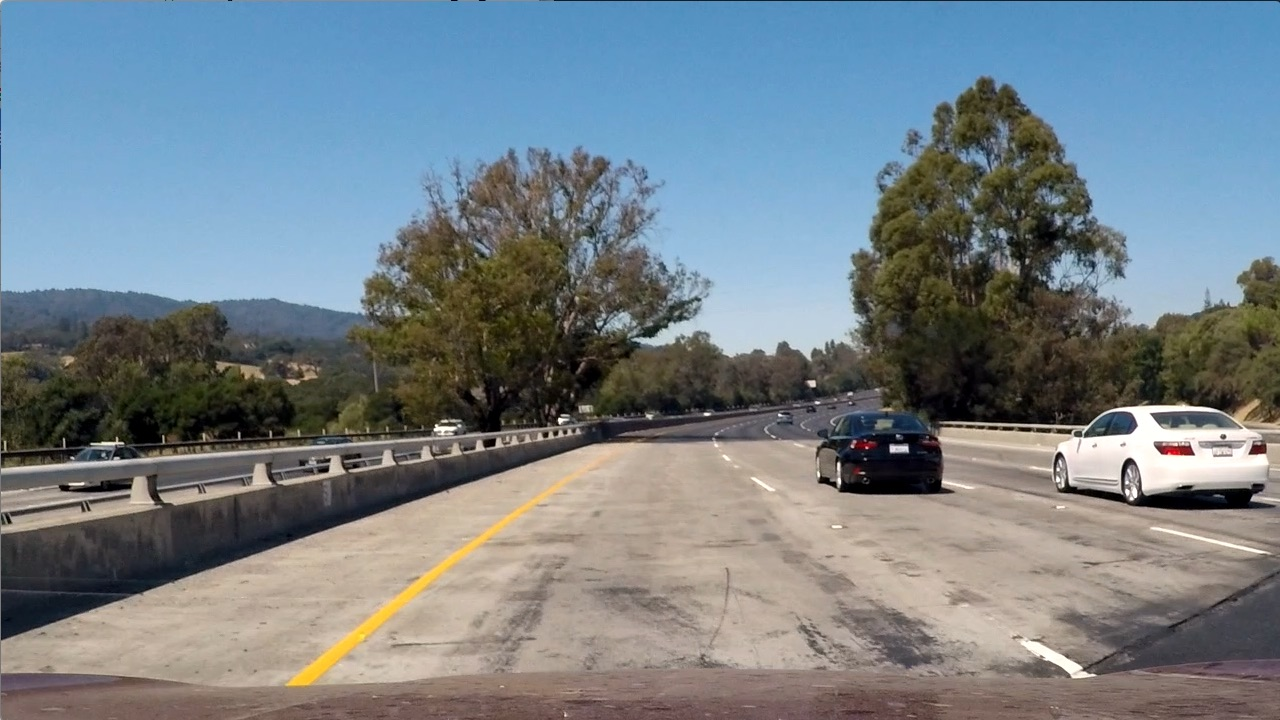
#> input picture test_images/test1.jpg, 1280 x 720 px
$ python -i Main.py   (imports and definitions only)   (older library calls are emulated)
#> lines starting #> are read from the running program, lines starting #| are printed output that depends on the picture
### Vehicle.py
from collections import deque
class Vehicle_Detect():
    def __init__(self):
        # history of rectangles previous n frames
        self.prev_boxes = deque(maxlen=12)

### Main.py
import Data as data
import cv2
import matplotlib.pyplot as plt
import numpy as np
import Features as ft
import time
import glob
from sklearn.svm import LinearSVC
from sklearn.preprocessing import StandardScaler
from sklearn.model_selection import train_test_split
import SlidingWindow as sw
import matplotlib.image as mpimg
import Histogram as hist
import pickle
import Processing as psg
from scipy.ndimage.measurements import label
from moviepy.editor import VideoFileClip
from IPython.display import HTML
from Vehicle import Vehicle_Detect
hog_channel = 'ALL'  # Can be 0, 1, 2, or "ALL"
spatial_feat = True  # Spatial features on or off
hist_feat = True  # Histogram features on or off
hog_feat = True  # HOG features on or off
filename = 'finalized_model.p'
# [73 lines not run here, left out]
def find_cars(img, ystart, ystop,xstart,xstop, scale):
#> called with ystart = 350, ystop = 650, xstart = 559, xstop = 1280, scale = 1.5
    boxes = []

    img = img.astype(np.float32) / 255
    img_tosearch = img[ystart:ystop, xstart:xstop, :]
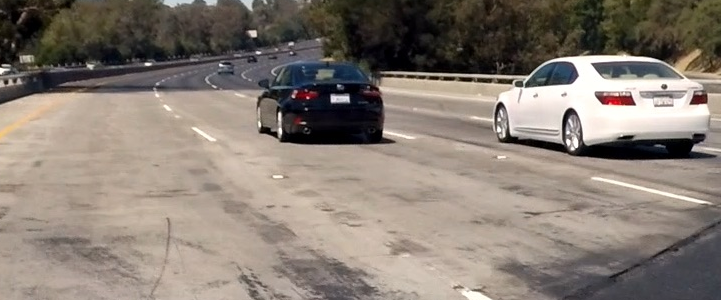
#> img_tosearch: shape (300, 721, 3) float32; mean of channels 0, 1, 2 0.53, 0.49, 0.453; drawn as R, G, B
    ctrans_tosearch=cv2.cvtColor(img_tosearch,cv2.COLOR_RGB2YCR_CB)
#> ctrans_tosearch: shape (300, 721, 3) float32; mean of channels 0, 1, 2 0.497, 0.524, 0.475


    if scale != 1:
        imshape = ctrans_tosearch.shape
#> imshape = (300, 721, 3)
        ctrans_tosearch = cv2.resize(ctrans_tosearch, (np.int(imshape[1]/scale), np.int(imshape[0]/scale)))
#> ctrans_tosearch: shape (200, 480, 3) float32; mean of channels 0, 1, 2 0.497, 0.523, 0.475
    ch1 = ctrans_tosearch[:, :, 0]
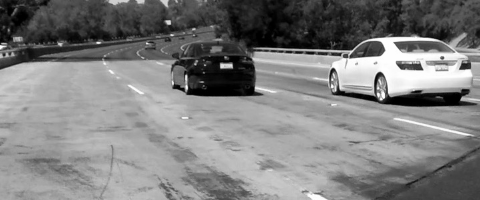
#> ch1: shape (200, 480) float32; min 0, max 1, mean 0.497
    ch2 = ctrans_tosearch[:, :, 1]
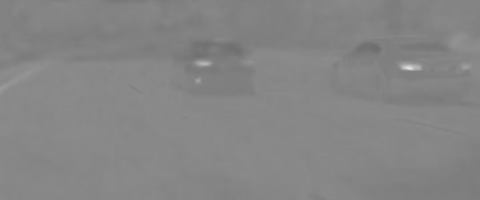
#> ch2: shape (200, 480) float32; min 0.432, max 0.896, mean 0.523
    ch3 = ctrans_tosearch[:, :, 2]
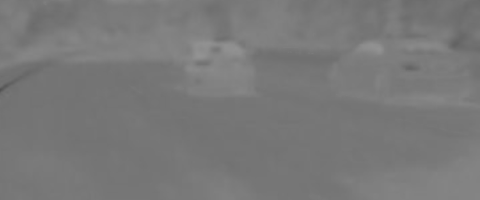
#> ch3: shape (200, 480) float32; min 0.325, max 0.577, mean 0.475
    # Define blocks and steps as above
#> (the run stopped early here; a loop or call above may not have finished)

$ run again, on test_images/test5.jpg
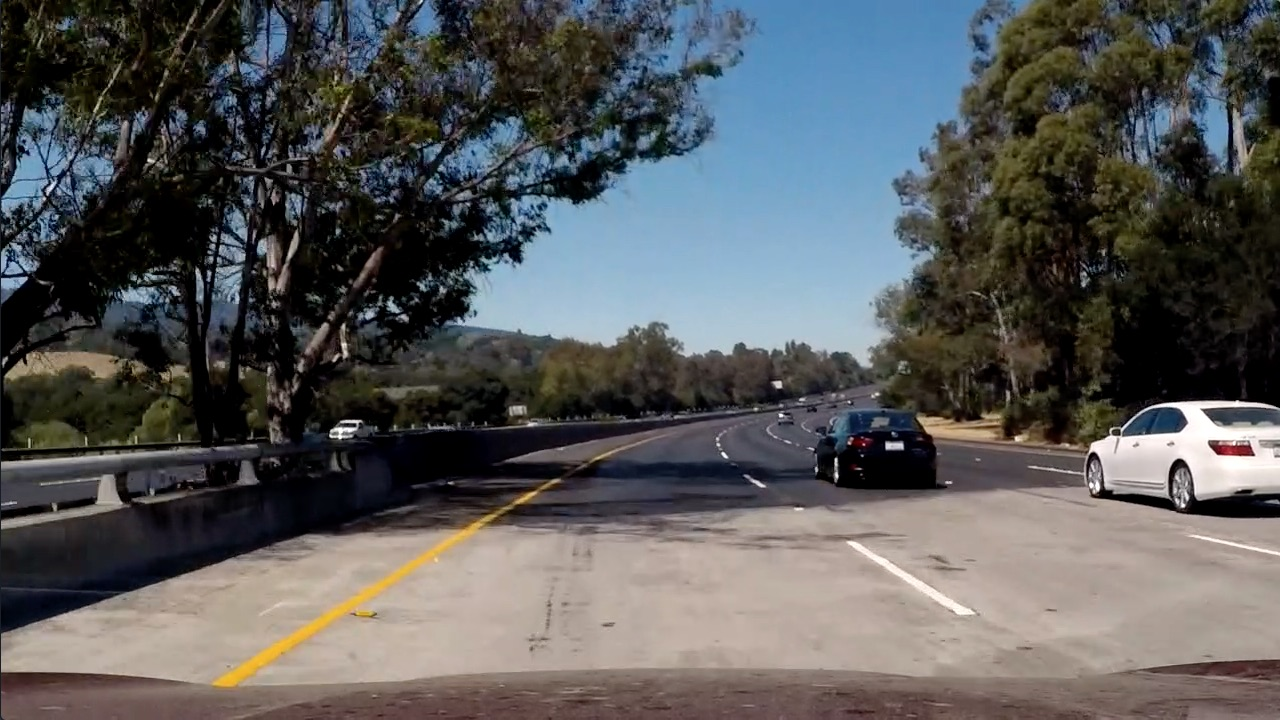
#> input picture test_images/test5.jpg, 1280 x 720 px
#> in find_cars, `ch1 = ctrans_tosearch[:, :, 0]`:
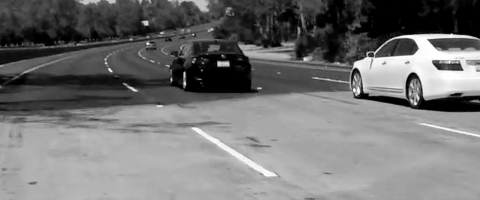
#> ch1: shape (200, 480) float32; min 0, max 1, mean 0.456
#> in find_cars, `ch3 = ctrans_tosearch[:, :, 2]`:
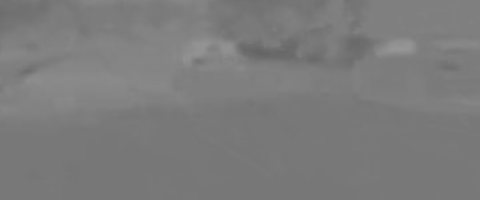
#> ch3: shape (200, 480) float32; min 0.393, max 0.591, mean 0.486

$ run again, on test_images/test6.jpg
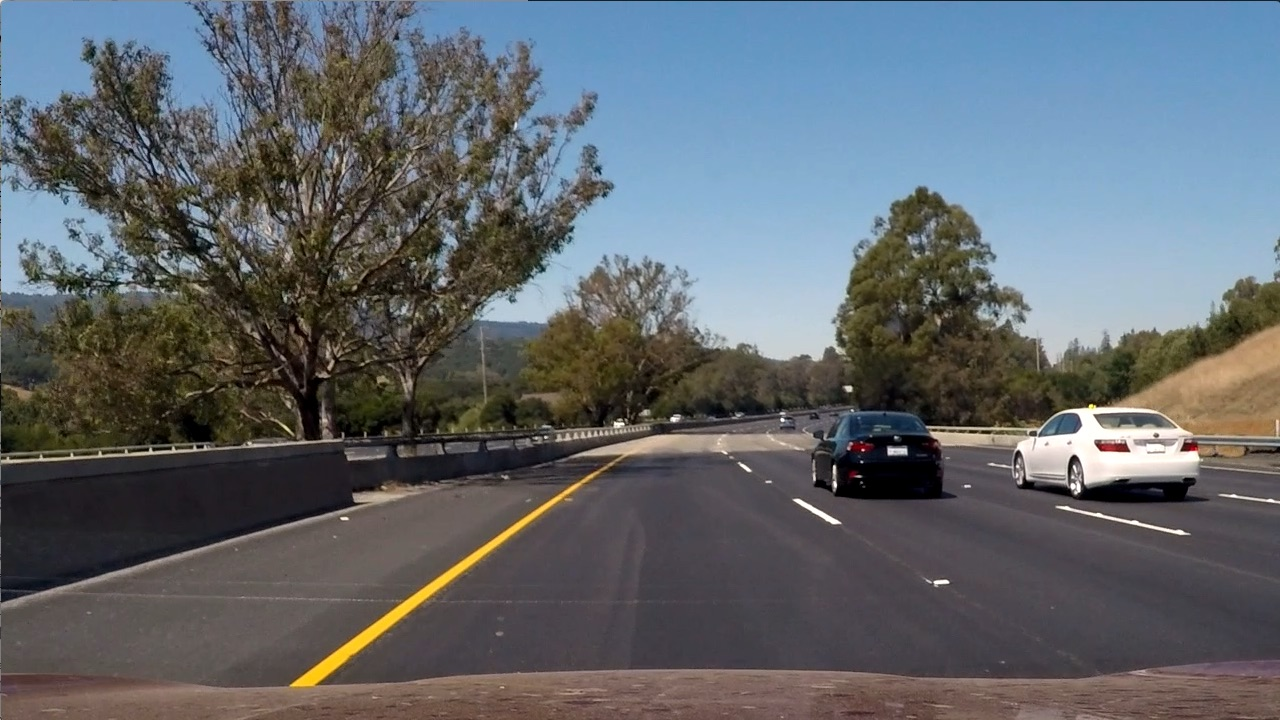
#> input picture test_images/test6.jpg, 1280 x 720 px
#> in find_cars, `ch1 = ctrans_tosearch[:, :, 0]`:
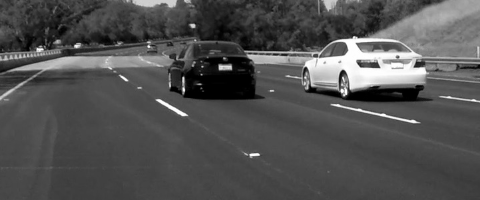
#> ch1: shape (200, 480) float32; min 0, max 1, mean 0.321
#> in find_cars, `ch3 = ctrans_tosearch[:, :, 2]`:
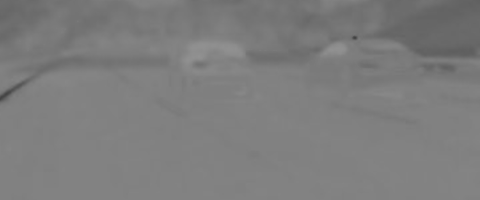
#> ch3: shape (200, 480) float32; min 0.259, max 0.574, mean 0.492
